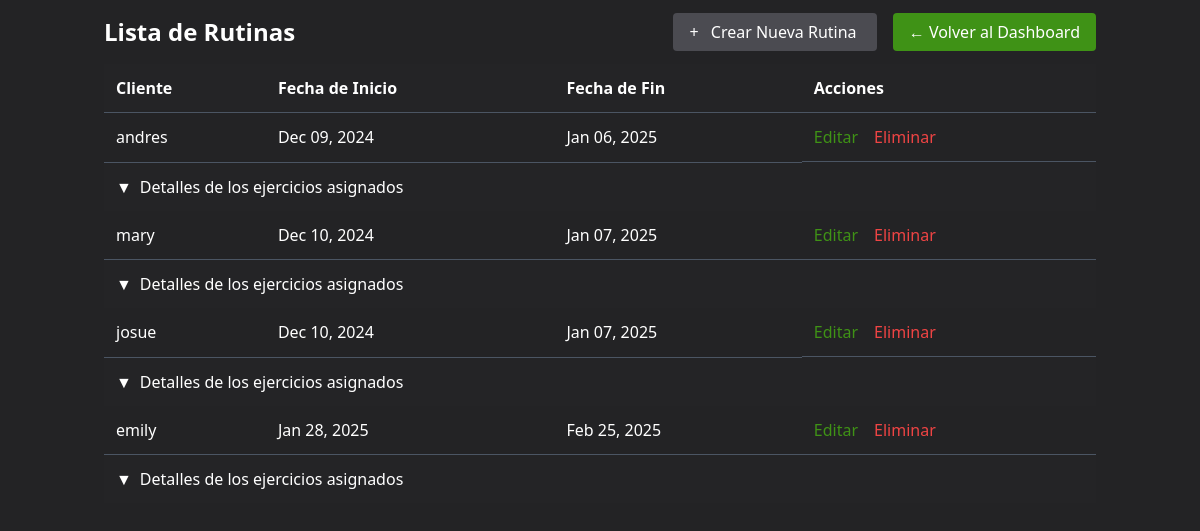
The page /rutinas/ (signed in) on the database its author committed.
### accounts/models.py (models this page shows, shortened)
class RutinaEntrenamiento(models.Model):
    cliente = models.ForeignKey('auth.User', on_delete=models.CASCADE)  # Relación con el usuario
    fecha_inicio = models.DateField()
    fecha_fin = models.DateField()
    ejercicios = models.ManyToManyField(Ejercicio, related_name='rutinas', blank=True)  # Relación con ejercicios

### accounts/views.py (the view)
# urls.py: path('rutinas/', views.rutina_list, name='rutina_list'),
@login_required
@superadmin_required
def rutina_list(request):
    rutinas = RutinaEntrenamiento.objects.all()
    return render(request, 'accounts/rutina_list.html', {'rutinas': rutinas})

### accounts/templates/accounts/rutina_list.html (shortened to what this page needs)
<!DOCTYPE html>
<html lang="en">
  <head>
    <script src="https://cdn.tailwindcss.com"></script>
  </head>
  <body class="bg-dark-main text-white min-h-screen">
    <div class="container mx-auto p-4">
      <div class="flex justify-between items-center mb-4">
        <h2 class="text-2xl font-bold">Lista de Rutinas</h2>
        <div>
          <a
            href="{% url 'create_rutina' %}"
            class="bg-bt text-white px-4 py-2 rounded hover:bg-gray-700"
          >
            <span class="mr-2">+</span> Crear Nueva Rutina
          </a>
          <a
            href="{% url 'admin_dashboard' %}"
            class="bg-accent text-white px-4 py-2 rounded hover:bg-green-700 ml-4"
          >
            ← Volver al Dashboard
          </a>
        </div>
      </div>
      <table class="w-full text-left border-collapse">
        <thead>
          <tr class="bg-dark-secondary">
            <th class="p-3 border-b border-gray-600">Cliente</th>
            <th class="p-3 border-b border-gray-600">Fecha de Inicio</th>
            <th class="p-3 border-b border-gray-600">Fecha de Fin</th>
            <th class="p-3 border-b border-gray-600">Acciones</th>
          </tr>
        </thead>
        <tbody>
          {% for rutina in rutinas %}
          <tr class="hover:bg-gray-700">
            <td class="p-3 border-b border-gray-600">
              {{ rutina.cliente.username }}
            </td>
            <td class="p-3 border-b border-gray-600">
              {{ rutina.fecha_inicio|date:"M d, Y" }}
            </td>
            <td class="p-3 border-b border-gray-600">
              {{ rutina.fecha_fin|date:"M d, Y" }}
            </td>
            <td class="p-3 border-b border-gray-600 flex space-x-4">
              <a
                href="{% url 'update_rutina' rutina.pk %}"
                class="text-accent hover:underline flex items-center"
              >
                Editar
              </a>
              <a
                href="{% url 'delete_rutina' rutina.pk %}"
                class="text-red-500 hover:underline flex items-center"
              >
                Eliminar
              </a>
            </td>
          </tr>
          <tr>
            <td colspan="4" class="p-3 bg-dark-secondary">
              <button
                class="text-white hover:text-accent flex items-center"
                onclick="toggleDropdown('dropdown-{{ rutina.pk }}')"
              >
                <span class="mr-2">▼</span> Detalles de los ejercicios asignados
              </button>
            </td>
          </tr>
          {% endfor %}
        </tbody>
      </table>
    </div>
  </body>
</html>

### accounts/templates/accounts/rutina_list.html (style rules this page uses)
.bg-bt { background-color: #4b4b51; }
.bg-accent { background-color: #3f9216; }
.bg-dark-main { background-color: #232325; }
.bg-dark-secondary { background-color: #242426; }
.text-accent { color: #3f9216; }

### rows shown on the page
RutinaEntrenamiento: cliente.username "andres", fecha_inicio "Dec 09, 2024", fecha_fin "Jan 06, 2025"
RutinaEntrenamiento: cliente.username "mary", fecha_inicio "Dec 10, 2024", fecha_fin "Jan 07, 2025"
RutinaEntrenamiento: cliente.username "josue", fecha_inicio "Dec 10, 2024", fecha_fin "Jan 07, 2025"
RutinaEntrenamiento: cliente.username "emily", fecha_inicio "Jan 28, 2025", fecha_fin "Feb 25, 2025"
